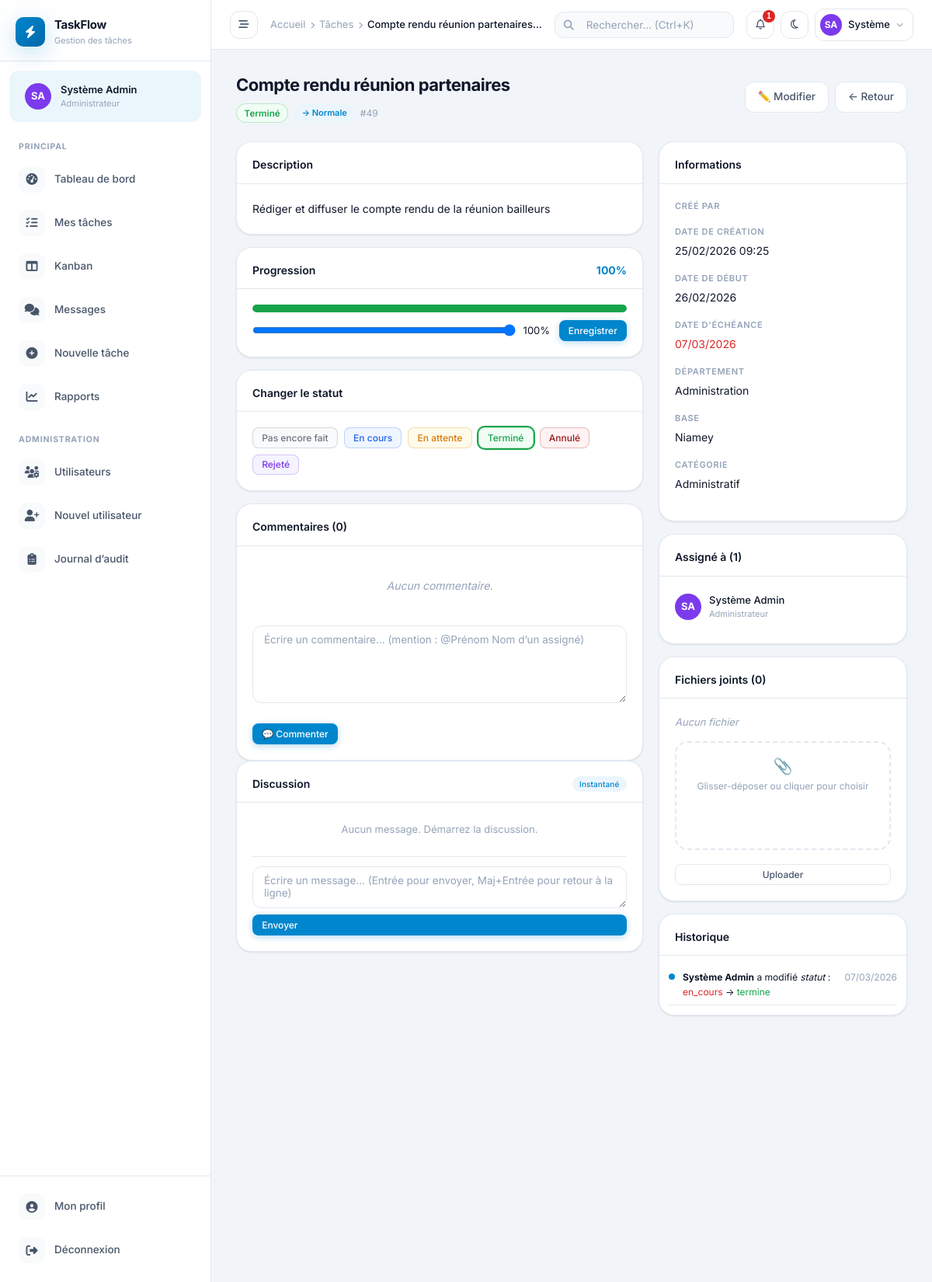
/pages/tasks/view.php?id=49 (signed in), run on the app's committed database.
### tables this page shows
CREATE TABLE IF NOT EXISTS `users` (
  `id`           INT UNSIGNED AUTO_INCREMENT PRIMARY KEY,
  `nom`          VARCHAR(100) NOT NULL,
  `prenom`       VARCHAR(100) NOT NULL,
  `email`         VARCHAR(200) NOT NULL UNIQUE,
  `notify_email`  TINYINT(1) NOT NULL DEFAULT 1 COMMENT '1 = recevoir les notifications par e-mail',
  `password`      VARCHAR(255) NOT NULL,
  `role`         ENUM('employe','superviseur','chef_dept','cheffe_mission','admin') DEFAULT 'employe',
  `departement_id` INT UNSIGNED DEFAULT NULL,
  `base_id`      INT UNSIGNED DEFAULT NULL,
  `photo`        VARCHAR(255) DEFAULT NULL,
  `telephone`    VARCHAR(30) DEFAULT NULL,
  `poste`        VARCHAR(150) DEFAULT NULL,
  `actif`        TINYINT(1) DEFAULT 1,
  `last_login`   DATETIME DEFAULT NULL,
  `created_at`   TIMESTAMP DEFAULT CURRENT_TIMESTAMP,
  `updated_at`   TIMESTAMP DEFAULT CURRENT_TIMESTAMP ON UPDATE CURRENT_TIMESTAMP,
  FOREIGN KEY (`departement_id`) REFERENCES `departements`(`id`) ON DELETE SET NULL,
  FOREIGN KEY (`base_id`) REFERENCES `bases`(`id`) ON DELETE SET NULL
);

CREATE TABLE IF NOT EXISTS `taches` (
  `id`                   INT UNSIGNED AUTO_INCREMENT PRIMARY KEY,
  `titre`                VARCHAR(255) NOT NULL,
  `description`          TEXT,
  `statut`               ENUM('pas_fait','en_cours','en_attente','termine','annule','en_retard','rejete') DEFAULT 'pas_fait',
  `priorite`             ENUM('basse','normale','haute','urgente') DEFAULT 'normale',
  `date_creation`        DATETIME DEFAULT CURRENT_TIMESTAMP,
  `date_debut`           DATE DEFAULT NULL,
  `date_echeance`        DATE NOT NULL,
  `date_cloture`         DATETIME DEFAULT NULL,
  `createur_id`          INT UNSIGNED NOT NULL,
  `departement_id`       INT UNSIGNED DEFAULT NULL,
  `base_id`              INT UNSIGNED DEFAULT NULL,
  `categorie_id`         INT UNSIGNED DEFAULT NULL,
  `pourcentage`          TINYINT UNSIGNED DEFAULT 0,
  `tache_parente_id`     INT UNSIGNED DEFAULT NULL,
  `updated_at`           TIMESTAMP DEFAULT CURRENT_TIMESTAMP ON UPDATE CURRENT_TIMESTAMP,
  FOREIGN KEY (`createur_id`)      REFERENCES `users`(`id`),
  FOREIGN KEY (`departement_id`)   REFERENCES `departements`(`id`) ON DELETE SET NULL,
  FOREIGN KEY (`base_id`)          REFERENCES `bases`(`id`) ON DELETE SET NULL,
  FOREIGN KEY (`categorie_id`)     REFERENCES `categories`(`id`) ON DELETE SET NULL,
  FOREIGN KEY (`tache_parente_id`) REFERENCES `taches`(`id`) ON DELETE SET NULL
);

CREATE TABLE IF NOT EXISTS `departements` (
  `id`         INT UNSIGNED AUTO_INCREMENT PRIMARY KEY,
  `nom`        VARCHAR(100) NOT NULL,
  `base_id`    INT UNSIGNED,
  `chef_id`    INT UNSIGNED DEFAULT NULL,
  `actif`      TINYINT(1) DEFAULT 1,
  `created_at` TIMESTAMP DEFAULT CURRENT_TIMESTAMP,
  FOREIGN KEY (`base_id`) REFERENCES `bases`(`id`) ON DELETE SET NULL
);

CREATE TABLE IF NOT EXISTS `bases` (
  `id`         INT UNSIGNED AUTO_INCREMENT PRIMARY KEY,
  `nom`        VARCHAR(100) NOT NULL,
  `code`       VARCHAR(20)  NOT NULL UNIQUE,
  `region`     VARCHAR(100),
  `actif`      TINYINT(1) DEFAULT 1,
  `created_at` TIMESTAMP DEFAULT CURRENT_TIMESTAMP
);

CREATE TABLE IF NOT EXISTS `categories` (
  `id`         INT UNSIGNED AUTO_INCREMENT PRIMARY KEY,
  `nom`        VARCHAR(100) NOT NULL,
  `couleur`    VARCHAR(7) DEFAULT '#6B7280',
  `created_at` TIMESTAMP DEFAULT CURRENT_TIMESTAMP
);

CREATE TABLE IF NOT EXISTS `historique` (
  `id`            INT UNSIGNED AUTO_INCREMENT PRIMARY KEY,
  `tache_id`      INT UNSIGNED NOT NULL,
  `user_id`       INT UNSIGNED NOT NULL,
  `champ`         VARCHAR(100),
  `ancienne_val`  TEXT,
  `nouvelle_val`  TEXT,
  `action`        VARCHAR(50) DEFAULT 'modification',
  `created_at`    TIMESTAMP DEFAULT CURRENT_TIMESTAMP,
  FOREIGN KEY (`tache_id`) REFERENCES `taches`(`id`) ON DELETE CASCADE,
  FOREIGN KEY (`user_id`)  REFERENCES `users`(`id`)
);

### pages/tasks/view.php (the view, shortened to what the rows shown need)
<?php
require_once __DIR__ . '/../../includes/layout_init.php';
$taskId = (int)($_GET['id'] ?? 0);
$pdo  = getDB();
$stmt = $pdo->prepare("SELECT t.*, u.prenom AS c_prenom, u.nom AS c_nom, d.nom AS dept_nom, b.nom AS base_nom, cat.nom AS cat_nom
    FROM taches t
    LEFT JOIN users u ON u.id=t.createur_id
    LEFT JOIN departements d ON d.id=t.departement_id
    LEFT JOIN bases b ON b.id=t.base_id
    LEFT JOIN categories cat ON cat.id=t.categorie_id
    WHERE t.id=?");
$stmt->execute([$taskId]);
$task = $stmt->fetch();
$realStatus = computeRealStatus($task);
$assignes = $pdo->prepare("SELECT u.id,u.prenom,u.nom,u.role FROM taches_assignees ta JOIN users u ON u.id=ta.user_id WHERE ta.tache_id=?");
$assignes->execute([$taskId]);
$assignes = $assignes->fetchAll();
$hist = $pdo->prepare("SELECT h.*,u.prenom,u.nom FROM historique h JOIN users u ON u.id=h.user_id WHERE h.tache_id=? ORDER BY h.created_at DESC LIMIT 20");
$hist->execute([$taskId]);
$hist = $hist->fetchAll();
require_once __DIR__ . '/../../includes/header.php';
?>
<div class="page-header">
  <div>
    <div class="page-title"><?= sanitize($task['titre']) ?></div>
    <div style="display:flex;align-items:center;gap:8px;margin-top:6px">
      <?= getTaskStatusBadge($realStatus) ?>
      <?= getPriorityBadge($task['priorite']) ?>
      <span style="font-size:12px;color:var(--text3)">#<?= $task['id'] ?></span>
    </div>
  </div>
</div>
<div class="task-detail-grid">
  <div>
    <div class="card" style="margin-bottom:16px">
      <div class="card-body">
        <?php if (!empty($task['description'])): ?>
          <div style="white-space:pre-wrap;font-size:14px;line-height:1.7"><?= sanitize($task['description']) ?></div>
        <?php else: ?>
          <div style="color:var(--text3);font-style:italic">Aucune description fournie.</div>
        <?php endif; ?>
      </div>
    </div>
    <div class="card" style="margin-bottom:16px">
      <div class="card-header">
        <span class="card-title">Progression</span>
        <span style="font-weight:700;color:var(--primary)"><?= (int)$task['pourcentage'] ?>%</span>
      </div>
      <div class="card-body">
        <?php if (canEditTask($task)): ?>
        <form method="POST" style="margin-top:10px;display:flex;align-items:center;gap:10px">
          <input type="range" name="pourcentage" min="0" max="100" value="<?= (int)$task['pourcentage'] ?>" style="flex:1"
            oninput="this.nextElementSibling.textContent=this.value+'%'">
          <span style="font-size:13px;min-width:36px"><?= (int)$task['pourcentage'] ?>%</span>
          <button type="submit" class="btn btn-primary btn-sm">Enregistrer</button>
        </form>
        <?php endif; ?>
      </div>
    </div>
  </div>
  <div>
    <div class="card" style="margin-bottom:16px">
      <div class="card-body">
        <div class="detail-field"><div class="detail-label">Date de création</div><div class="detail-value"><?= formatDateTime($task['date_creation']) ?></div></div>
        <div class="detail-field"><div class="detail-label">Date de début</div><div class="detail-value"><?= formatDate($task['date_debut']) ?></div></div>
        <div class="detail-field">
          <div class="detail-label">Date d'échéance</div>
          <div class="detail-value" style="color:<?= daysUntil($task['date_echeance'])<0?'#DC2626':'' ?>">
            <?= formatDate($task['date_echeance']) ?>
          </div>
        </div>
        <div class="detail-field"><div class="detail-label">Département</div><div class="detail-value"><?= sanitize($task['dept_nom'] ?? '—') ?></div></div>
        <div class="detail-field"><div class="detail-label">Base</div><div class="detail-value"><?= sanitize($task['base_nom'] ?? '—') ?></div></div>
        <div class="detail-field"><div class="detail-label">Catégorie</div><div class="detail-value"><?= sanitize($task['cat_nom'] ?? '—') ?></div></div>
      </div>
    </div>
    <div class="card" style="margin-bottom:16px">
      <div class="card-body">
        <?php if (empty($assignes)): ?>
          <div style="color:var(--text3);font-style:italic;font-size:13px">Non assigné</div>
        <?php else: ?>
        <?php foreach ($assignes as $a): ?>
        <div style="display:flex;align-items:center;gap:10px;margin-bottom:8px">
          <div class="user-avatar" style="background:<?= getUserColor($a['id']) ?>">
            <?= strtoupper(substr($a['prenom'],0,1).substr($a['nom'],0,1)) ?>
          </div>
          <div>
            <div style="font-size:13px;font-weight:500"><?= sanitize($a['prenom'].' '.$a['nom']) ?></div>
            <div style="font-size:11px;color:var(--text3)"><?= ROLES[$a['role']] ?? '' ?></div>
          </div>
        </div>
        <?php endforeach; ?>
        <?php endif; ?>
      </div>
    </div>
    <div class="card">
      <div class="card-body" style="padding:12px">
        <?php foreach ($hist as $h): ?>
        <div class="history-item">
          <div class="history-dot"></div>
          <div style="flex:1;font-size:12px">
            <strong><?= sanitize($h['prenom'].' '.$h['nom']) ?></strong>
            <?php if ($h['action'] === 'creation'): ?>
              a créé la tâche
            <?php else: ?>
              a modifié <em><?= sanitize($h['champ']) ?></em>
              <?php if (!empty($h['ancienne_val']) && !empty($h['nouvelle_val'])): ?>
                : <span style="color:#DC2626"><?= sanitize(mb_substr($h['ancienne_val'],0,20)) ?></span>
                → <span style="color:#16A34A"><?= sanitize(mb_substr($h['nouvelle_val'],0,20)) ?></span>
              <?php endif; ?>
            <?php endif; ?>
          </div>
          <div class="history-time"><?= timeAgo($h['created_at']) ?></div>
        </div>
        <?php endforeach; ?>
      </div>
    </div>
  </div>
</div>
<?php require_once __DIR__ . '/../../includes/footer.php'; ?>

### includes/header.php (shortened to what the rows shown need)
<?php
$initials  = strtoupper(substr($currentUser['prenom'], 0, 1) . substr($currentUser['nom'], 0, 1));
?>
<!DOCTYPE html>
<html lang="fr">
<head>
<link rel="stylesheet" href="<?= APP_URL ?>/assets/css/inter.css">
<link rel="stylesheet" href="<?= APP_URL ?>/assets/css/fontawesome.min.css">
<link rel="stylesheet" href="<?= APP_URL ?>/assets/css/style.css">
<link rel="stylesheet" href="https://cdn.jsdelivr.net/npm/flatpickr/dist/flatpickr.min.css">
</head>
<body>
<div class="app-layout">
<aside class="app-sidebar" id="appSidebar">
  <div class="sidebar-user">
    <div class="user-avatar" style="background:<?= getUserColor($currentUser['id']) ?>">
      <?php if (!empty($currentUser['photo'])): ?>
        <img src="<?= APP_URL.'/uploads/photos/'.sanitize($currentUser['photo']) ?>" alt="">
      <?php else: ?>
        <?= $initials ?>
      <?php endif; ?>
    </div>
    <div class="user-info">
      <span class="user-name"><?= sanitize($currentUser['prenom'].' '.$currentUser['nom']) ?></span>
      <span class="user-role"><?= ROLES[$currentUser['role']] ?? $currentUser['role'] ?></span>
    </div>
  </div>
</aside>
<div class="app-main">
  <header class="app-topbar">
    <div class="topbar-actions">
      <div style="position:relative" id="notifWrap">
        <button type="button" class="topbar-btn" onclick="toggleNotifs()" title="Notifications" aria-expanded="false" aria-controls="notifPanel" aria-label="Notifications">
          <i class="fa-regular fa-bell" aria-hidden="true"></i>
          <?php if ($notifCount > 0): ?>
          <span class="notif-badge"><?= $notifCount ?></span>
          <?php endif; ?>
        </button>
      </div>
      <a href="<?= APP_URL ?>/pages/users/profile.php" class="topbar-user">
        <div class="avatar" style="background:<?= getUserColor($currentUser['id']) ?>">
          <?php if (!empty($currentUser['photo'])): ?>
            <img src="<?= APP_URL.'/uploads/photos/'.sanitize($currentUser['photo']) ?>" alt="" style="width:100%;height:100%;object-fit:cover;border-radius:50%">
          <?php else: ?>
            <?= $initials ?>
          <?php endif; ?>
        </div>
        <span class="user-label"><?= sanitize($currentUser['prenom']) ?></span>
        <i class="fa-solid fa-chevron-down" style="font-size:9px;color:var(--text3)"></i>
      </a>
    </div>
  </header>
  <main class="app-content">

### includes/functions.php (shortened to what the rows shown need)
<?php
function getUserColor(int $id): string {
    $colors = ['#0086CD', '#7C3AED', '#059669', '#D97706', '#DC2626', '#0891B2', '#BE185D'];
    return $colors[$id % count($colors)];
}
function getTaskStatusBadge(string $statut): string {
    $statuses = TASK_STATUSES;
    $s = $statuses[$statut];
    return '<span class="badge" style="background:'.$s['bg'].';color:'.$s['color'].';border:1px solid '.$s['color'].'40">'
         . sanitize($s['label']) . '</span>';
}
function getPriorityBadge(string $priorite): string {
    $priorities = TASK_PRIORITIES;
    $p = $priorities[$priorite];
    $icons = ['basse'=>'↓','normale'=>'→','haute'=>'↑','urgente'=>'⚡'];
    return '<span class="priority-badge priority-'.$priorite.'">'
         . ($icons[$priorite]??'') . ' ' . sanitize($p['label']) . '</span>';
}
function computeRealStatus(array $task): string {
    if (in_array($task['statut'], ['termine','annule','rejete'])) return $task['statut'];
    return $task['statut'];
}
function formatDate(string $date, string $format = 'd/m/Y'): string {
    return date($format, strtotime($date));
}
function formatDateTime(string $dt): string {
    return date('d/m/Y H:i', strtotime($dt));
}
function daysUntil(string $date): int {
    return (int) ceil((strtotime($date) - time()) / 86400);
}
function timeAgo(string $datetime): string {
    $diff = time() - strtotime($datetime);
    return formatDate($datetime);
}
function getUnreadNotificationsCount(int $userId): int {
    $pdo  = getDB();
    $stmt = $pdo->prepare("SELECT COUNT(*) FROM notifications WHERE user_id=? AND lu=0");
    $stmt->execute([$userId]);
    return (int)$stmt->fetchColumn();
}

### data on the page
users: initials "SA", prenom+nom "Système Admin", role "Administrateur", id "1", prenom "Système", substr($a['prenom'],0,1).substr($a['nom'],0,1) "SA"
taches: titre "Compte rendu réunion partenaires", statut "Terminé", priorite "→", priorite "Normale", id "49", description "Rédiger et diffuser le compte rendu de la réunion bailleurs", pourcentage "100", date_creation "25/02/2026 09:25", date_debut "26/02/2026", date_echeance "07/03/2026", departement.nom "Administration", base.nom "Niamey", categorie.nom "Administratif"
historique: user.nom "Système Admin", champ "statut", ancienne_val "en_cours", nouvelle_val "termine", created_at "07/03/2026"

### other printed values
APP_NAME "TaskFlow"
$bc['label'] "Accueil"
$bc['label'] "Tâches"
$bc['label'] "Compte rendu réunion partenaires…"
$s['label'] "Pas encore fait"
$s['label'] "En cours"
$s['label'] "En attente"
$s['label'] "Terminé"
$s['label'] "Annulé"
$s['label'] "Rejeté"
count($comms) "0"
count($assignes) "1"
count($files) "0"
